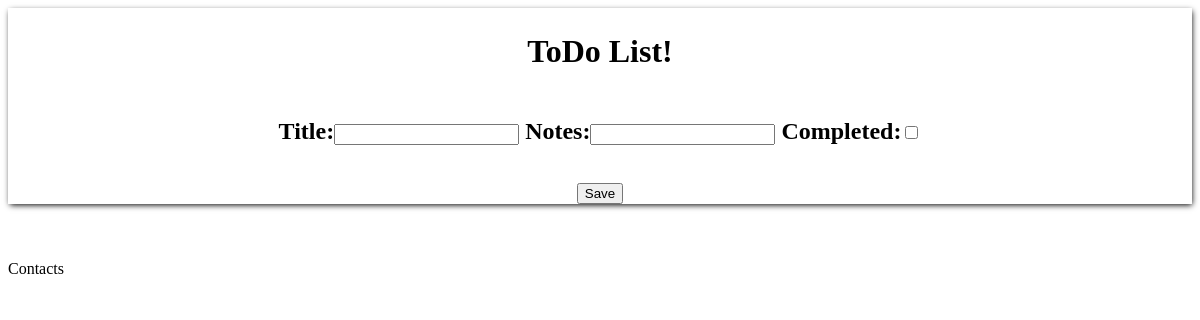
The app's page /, older data.
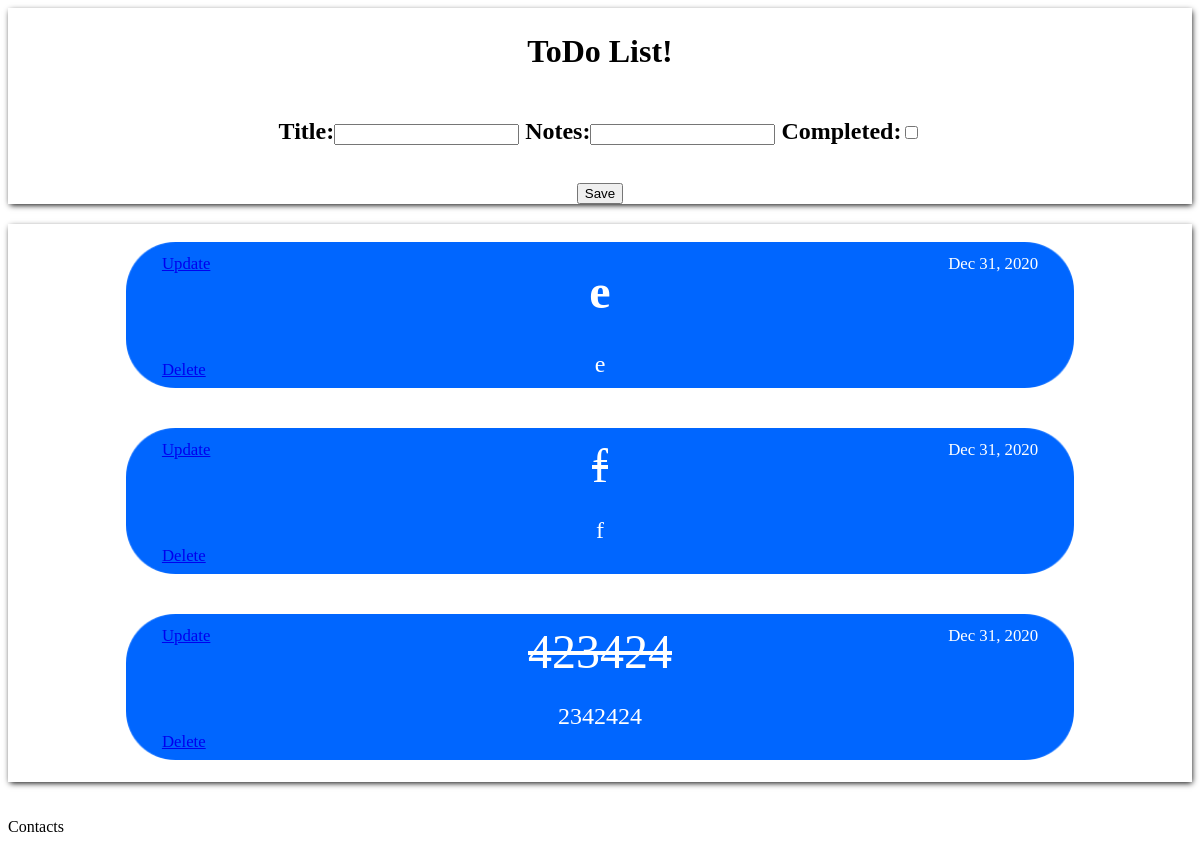
The same page, newer data.
### main/models.py (models this page shows)
class Task(models.Model):
    title = models.CharField(max_length=24)
    completed = models.BooleanField(default=False)
    notes = models.CharField(max_length=76)
    created = models.DateTimeField( auto_now=False, auto_now_add=True)
    def __str__(self):
        return self.title

### main/views.py (the view)
# urls.py: 2. Add a URL to urlpatterns:  path('', views.home, name='home')
def home(request):
    if request.method == 'POST':
        form = TaskForm(request.POST or None)
        if form.is_valid():
            form.save()
            return redirect('home')
    else:
        form = TaskForm()
    context = {
        "tasks":Task.objects.all(),
        "form": form
    }
    return render(request, "main/home.html", context)

### main/forms.py
class TaskForm(forms.ModelForm):
    class Meta:
        model = Task
        fields = [
            'title',
            'notes',
            'completed',
        ]

### main/templates/main/home.html (shortened to what this page needs)
{%load static%}
<!DOCTYPE html>
<html>
    <head>
        <link rel="stylesheet" href="{%static 'CSS/style.css'%}">
    </head>
    <body>
        <header style="box-shadow: 1px 2px 6px -1px" >
            <br/>
            <h1 style ="text-align:center; position: relative; top: -14px;" >ToDo List!</h1>
            {% block header %}
            <form style="text-align:center"method='POST'>
                <h2 style="padding: 12px 20px;">{{form}}<h2>
                <input type='submit' value='Save'/>
            </form>
            {% endblock header %}
        </header>
        <main style="box-shadow: 1px 2px 6px -1px">
            {% for task in tasks %}
                {% if forloop.counter <= 10  %}
                    <br/>
                    <div class = "container">
                        <img class = "center" src="{%static 'images/card.png'%}">
                        <span class = "centered">
                            {% if task.completed == True %}
                            <del style="font-size: 4vw" >{{task}}</del>
                            {%else%}
                            <h1 style="font-size: 4vw" >{{task}}</h1>
                            {%endif%}
                            <span class="myClass">
                                <p style="font-size: 2vw">{{task.notes}}</p>
                            </span>
                        </span>
                        <span class = "top-right">
                            <p2 style="font-size: 1.4vw">{{task.created|date:"M d, Y" }}</p2>
                        </span>
                        <span class = "top-left">
                            <a href = "{% url 'update_task' task.id %}" style="font-size: 1.4vw">Update</a>
                        </span>
                        <span class = "bottom-left">
                            <a href = "{% url 'delete_task' task.id %}" style="font-size: 1.4vw">Delete</a>
                        </span>
                    </div>
                {% endif %}
                <br/>
            {%endfor %}
        </main>
        <footer>
            <br/>
            <br/>
            <p1>Contacts</p1>
        </footer>
    </body>
</html>

### static/CSS/style.css (style rules this page uses)
.container { position: relative; text-align: center; color: white; }
.bottom-left { position: absolute; bottom: 8%; left: 13%; }
.top-left { position: absolute; top: 8%; left: 13%; }
.top-right { position: absolute; top: 8%; right: 13%; }
.centered { position: absolute; top: 50%; left: 50%; transform: translate(-50%, -50%); }
.center { margin: auto; width: 80%; }
.myClass { white-space: nowrap; width: 600px; overflow: hidden; text-overflow: ellipsis; }

Row changes from the older to the newer data that the page shows:
added Task: title "e", notes "e", created "Dec 31, 2020"
added Task: title "f", notes "f", created "Dec 31, 2020"
added Task: title "423424", notes "2342424", created "Dec 31, 2020"
